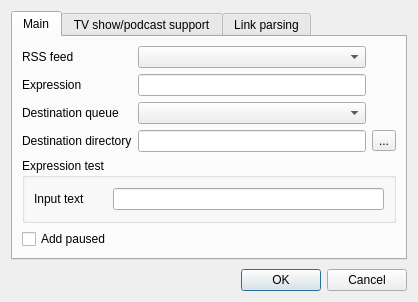
<?xml version="1.0" encoding="UTF-8"?>
<ui version="4.0">
 <class>RssRegexpDlg</class>
 <widget class="QDialog" name="RssRegexpDlg">
  <property name="geometry">
   <rect>
    <x>0</x>
    <y>0</y>
    <width>405</width>
    <height>302</height>
   </rect>
  </property>
  <property name="windowTitle">
   <string>Regular expression</string>
  </property>
  <layout class="QGridLayout" name="gridLayout_3">
   <item row="0" column="0">
    <widget class="QTabWidget" name="tabWidget">
     <property name="currentIndex">
      <number>0</number>
     </property>
     <widget class="QWidget" name="tab">
      <attribute name="title">
       <string>Main</string>
      </attribute>
      <layout class="QGridLayout" name="gridLayout_2">
       <item row="0" column="0">
        <widget class="QLabel" name="label_2">
         <property name="text">
          <string>RSS feed</string>
         </property>
        </widget>
       </item>
       <item row="0" column="1">
        <widget class="QComboBox" name="comboFeed"/>
       </item>
       <item row="1" column="0">
        <widget class="QLabel" name="label">
         <property name="text">
          <string>Expression</string>
         </property>
        </widget>
       </item>
       <item row="1" column="1">
        <widget class="QLineEdit" name="lineExpression"/>
       </item>
       <item row="2" column="0">
        <widget class="QLabel" name="label_3">
         <property name="text">
          <string>Destination queue</string>
         </property>
        </widget>
       </item>
       <item row="2" column="1">
        <widget class="QComboBox" name="comboQueue"/>
       </item>
       <item row="3" column="0">
        <widget class="QLabel" name="label_4">
         <property name="text">
          <string>Destination directory</string>
         </property>
        </widget>
       </item>
       <item row="3" column="1">
        <widget class="QLineEdit" name="lineTarget"/>
       </item>
       <item row="3" column="2">
        <widget class="QToolButton" name="toolBrowse">
         <property name="text">
          <string>...</string>
         </property>
        </widget>
       </item>
       <item row="4" column="0" colspan="3">
        <widget class="QGroupBox" name="groupBox">
         <property name="title">
          <string>Expression test</string>
         </property>
         <layout class="QGridLayout">
          <item row="0" column="0">
           <widget class="QLabel" name="label_5">
            <property name="text">
             <string>Input text</string>
            </property>
           </widget>
          </item>
          <item row="0" column="1">
           <widget class="QLabel" name="labelMatch">
            <property name="minimumSize">
             <size>
              <width>16</width>
              <height>16</height>
             </size>
            </property>
            <property name="maximumSize">
             <size>
              <width>16</width>
              <height>16</height>
             </size>
            </property>
            <property name="scaledContents">
             <bool>true</bool>
            </property>
           </widget>
          </item>
          <item row="0" column="2">
           <widget class="QLineEdit" name="lineText"/>
          </item>
         </layout>
        </widget>
       </item>
       <item row="5" column="0">
        <widget class="QCheckBox" name="checkAddPaused">
         <property name="text">
          <string>Add paused</string>
         </property>
        </widget>
       </item>
      </layout>
     </widget>
     <widget class="QWidget" name="tab_2">
      <attribute name="title">
       <string>TV show/podcast support</string>
      </attribute>
      <layout class="QGridLayout" name="gridLayout">
       <item row="0" column="0" colspan="2">
        <widget class="QRadioButton" name="radioTVSNone">
         <property name="text">
          <string>Not a TV serie or podcast</string>
         </property>
        </widget>
       </item>
       <item row="0" column="2" colspan="2">
        <widget class="QRadioButton" name="radioTVSSeason">
         <property name="text">
          <string>Season based</string>
         </property>
        </widget>
       </item>
       <item row="1" column="0" colspan="2">
        <widget class="QRadioButton" name="radioTVSEpisode">
         <property name="text">
          <string>Episode based</string>
         </property>
        </widget>
       </item>
       <item row="1" column="2" colspan="2">
        <widget class="QRadioButton" name="radioTVSDate">
         <property name="text">
          <string>Date based</string>
         </property>
        </widget>
       </item>
       <item row="2" column="0">
        <widget class="QLabel" name="label_6">
         <property name="text">
          <string>From</string>
         </property>
        </widget>
       </item>
       <item row="2" column="1">
        <widget class="QLineEdit" name="lineTVSFrom"/>
       </item>
       <item row="2" column="2">
        <widget class="QLabel" name="label_7">
         <property name="text">
          <string>To</string>
         </property>
        </widget>
       </item>
       <item row="2" column="3">
        <widget class="QLineEdit" name="lineTVSTo"/>
       </item>
       <item row="3" column="0" colspan="2">
        <widget class="QCheckBox" name="checkTVSRepacks">
         <property name="text">
          <string>Download repacks</string>
         </property>
        </widget>
       </item>
       <item row="3" column="2" colspan="2">
        <widget class="QCheckBox" name="checkTVSTrailers">
         <property name="text">
          <string>Download trailers/teasers</string>
         </property>
        </widget>
       </item>
       <item row="4" column="0" colspan="4">
        <widget class="QCheckBox" name="checkTVSNoManuals">
         <property name="text">
          <string>Exclude episodes downloaded manually</string>
         </property>
        </widget>
       </item>
       <item row="5" column="0" colspan="4">
        <widget class="QLabel" name="labelManage">
         <property name="text">
          <string>&lt;a href=&quot;manageDownloaded&quot;&gt;Manage the list of downloaded episodes&lt;/a&gt;</string>
         </property>
        </widget>
       </item>
      </layout>
     </widget>
     <widget class="QWidget" name="tab_3">
      <attribute name="title">
       <string>Link parsing</string>
      </attribute>
      <layout class="QGridLayout" name="gridLayout_4">
       <item row="0" column="0">
        <widget class="QRadioButton" name="radioParsingNone">
         <property name="text">
          <string>No parsing, use the main link</string>
         </property>
         <property name="checked">
          <bool>true</bool>
         </property>
        </widget>
       </item>
       <item row="1" column="0">
        <widget class="QRadioButton" name="radioParsingExtract">
         <property name="text">
          <string>Extract links matched by the following regexp</string>
         </property>
        </widget>
       </item>
       <item row="2" column="0">
        <widget class="QLineEdit" name="lineParsingRegexp"/>
       </item>
       <item row="4" column="0">
        <spacer name="verticalSpacer">
         <property name="orientation">
          <enum>Qt::Vertical</enum>
         </property>
         <property name="sizeHint" stdset="0">
          <size>
           <width>374</width>
           <height>96</height>
          </size>
         </property>
        </spacer>
       </item>
       <item row="3" column="0">
        <widget class="QLabel" name="label_8">
         <property name="text">
          <string>Example: http://www.server.com/\S+</string>
         </property>
        </widget>
       </item>
      </layout>
     </widget>
    </widget>
   </item>
   <item row="1" column="0">
    <spacer>
     <property name="orientation">
      <enum>Qt::Vertical</enum>
     </property>
     <property name="sizeHint" stdset="0">
      <size>
       <width>272</width>
       <height>41</height>
      </size>
     </property>
    </spacer>
   </item>
   <item row="2" column="0">
    <widget class="QDialogButtonBox" name="buttonBox">
     <property name="orientation">
      <enum>Qt::Horizontal</enum>
     </property>
     <property name="standardButtons">
      <set>QDialogButtonBox::Cancel|QDialogButtonBox::Ok</set>
     </property>
    </widget>
   </item>
  </layout>
 </widget>
 <tabstops>
  <tabstop>buttonBox</tabstop>
 </tabstops>
 <resources/>
 <connections>
  <connection>
   <sender>buttonBox</sender>
   <signal>accepted()</signal>
   <receiver>RssRegexpDlg</receiver>
   <slot>accept()</slot>
   <hints>
    <hint type="sourcelabel">
     <x>227</x>
     <y>237</y>
    </hint>
    <hint type="destinationlabel">
     <x>157</x>
     <y>258</y>
    </hint>
   </hints>
  </connection>
  <connection>
   <sender>buttonBox</sender>
   <signal>rejected()</signal>
   <receiver>RssRegexpDlg</receiver>
   <slot>reject()</slot>
   <hints>
    <hint type="sourcelabel">
     <x>295</x>
     <y>243</y>
    </hint>
    <hint type="destinationlabel">
     <x>286</x>
     <y>258</y>
    </hint>
   </hints>
  </connection>
 </connections>
</ui>
